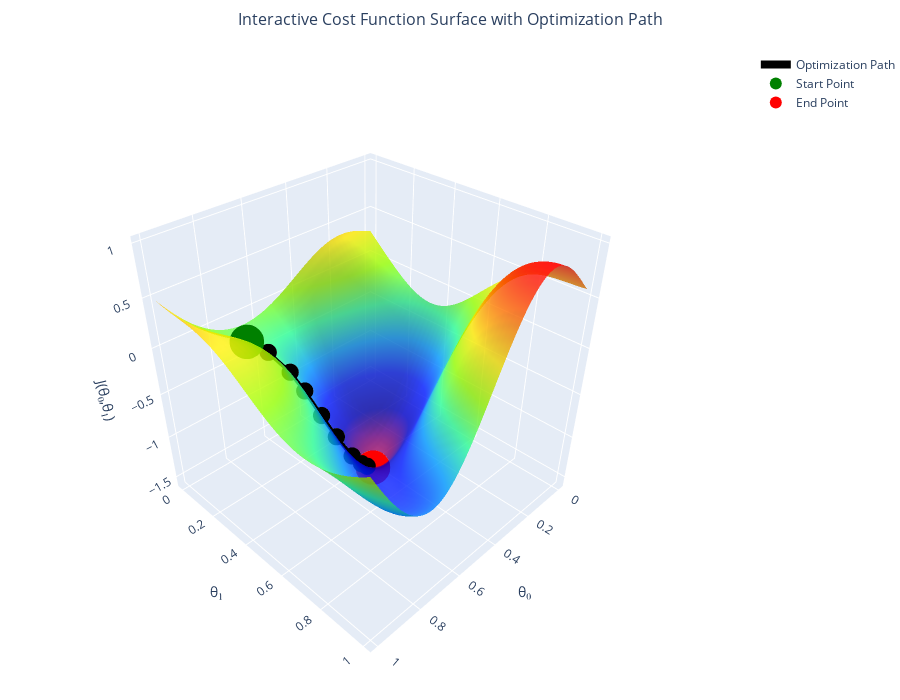

Write notebook code for a chart like this one.
### Markdown cell above
<br><br><br><br>
___
###  So How Do We Find Better Weights?

There’s no simple formula for the best weights in a neural network.
Instead, we take small, smart steps to gradually reduce the loss.

**Gradient Descent**: Climbing Down the Mountain
Imagine the loss function like a 3D landscape.
The height of the hill = how wrong the network is.
We want to go downhill to the lowest point — the smallest loss.

How do we know which way is down?

We compute the gradient and take a small step in the negative direction of the gradient

It tells us:

- Which weights to change

- In which direction

- By how much

By following the negative gradient, we go downhill in the loss landscape.

Do this repeatedly, and the network’s predictions get better and better.
<br><br><br><br>
___
### **HOW A NN LEARNS** (Training Loop):

1. Feed data into the network.

2. Compute the prediction.

3. Measure how wrong it is (loss).

4. Use gradient descent to adjust weights to reduce that loss.

5. Repeat for many, many examples.

### Code cell
# SKIP THIS CODE BLOCK - Visualization only, no need to read or understand




# def parameter ranges
theta0 = np.linspace(0, 1, 50)
theta1 = np.linspace(0, 1, 50)
THETA0, THETA1 = np.meshgrid(theta0, theta1)

# def a complex cost function J(theta0, theta1) similar to the image
J = (np.sin(6 * THETA0) * np.cos(6 * THETA1) * 0.5 + 
     np.exp(-((THETA0 - 0.3)**2 + (THETA1 - 0.7)**2) * 10) * 2 +
     np.exp(-((THETA0 - 0.7)**2 + (THETA1 - 0.3)**2) * 8) * 1.5 -
     np.exp(-((THETA0 - 0.5)**2 + (THETA1 - 0.5)**2) * 5) * 3 +
     (THETA0 - 0.5)**2 + (THETA1 - 0.5)**2)

# Create the figure
fig = go.Figure()

# Add the surface plot
surface = fig.add_trace(go.Surface(
    x=THETA0,
    y=THETA1,
    z=J,
    colorscale='Rainbow',  # Similar to your image colors
    opacity=0.8,
    name='Cost Function',
    showscale=False

))

# Simulate an optimization path (gradient descent)
np.random.seed(42)
path_theta0 = [0.8, 0.75, 0.7, 0.68, 0.65, 0.6, 0.55, 0.52, 0.5, 0.48]
path_theta1 = [0.2, 0.25, 0.3, 0.35, 0.4, 0.42, 0.45, 0.47, 0.48, 0.49]

# Calculate J values for the path
path_j = []
for t0, t1 in zip(path_theta0, path_theta1):
    j_val = (np.sin(6 * t0) * np.cos(6 * t1) * 0.5 + 
             np.exp(-((t0 - 0.3)**2 + (t1 - 0.7)**2) * 10) * 2 +
             np.exp(-((t0 - 0.7)**2 + (t1 - 0.3)**2) * 8) * 1.5 -
             np.exp(-((t0 - 0.5)**2 + (t1 - 0.5)**2) * 5) * 3 +
             (t0 - 0.5)**2 + (t1 - 0.5)**2)
    path_j.append(j_val)

# Add the optimization path as a 3D line
fig.add_trace(go.Scatter3d(
    x=path_theta0,
    y=path_theta1,
    z=path_j,
    mode='lines+markers',
    line=dict(color='black', width=8),
    marker=dict(
        size=6,
        color='black',
        symbol='circle'
    ),
    name='Optimization Path'
))

# Add start point (green)
fig.add_trace(go.Scatter3d(
    x=[path_theta0[0]],
    y=[path_theta1[0]],
    z=[path_j[0]],
    mode='markers',
    marker=dict(size=12, color='green'),
    name='Start Point'
))

# Add end point (red)
fig.add_trace(go.Scatter3d(
    x=[path_theta0[-1]],
    y=[path_theta1[-1]],
    z=[path_j[-1]],
    mode='markers',
    marker=dict(size=12, color='red'),
    name='End Point'
))

# Update layout for better viz
fig.update_layout(
    title={
        'text': 'Interactive Cost Function Surface with Optimization Path',
        'x': 0.5,
        'xanchor': 'center',
        'font': {'size': 16}
    },
    scene=dict(
        xaxis_title='θ₀',
        yaxis_title='θ₁',
        zaxis_title='J(θ₀,θ₁)',
        camera=dict(
            eye=dict(x=1.5, y=1.5, z=1.5)
        ),
        aspectmode='cube'
    ),
    width=900,
    height=700,
    margin=dict(l=0, r=0, t=50, b=0)
)

fig.show()

### Figure 1 — Plotly figure (JSON) as saved in the notebook; plotly's stock layout.template omitted (floating-point values rounded to 4 significant figures; data arrays with more than 128 entries replaced by an {"elided": "..."} marker saying what was removed)
{"data": [{"colorscale": [[0, "rgb(150,0,90)"], [0.125, "rgb(0,0,200)"], [0.25, "rgb(0,25,255)"], [0.375, "rgb(0,152,255)"], [0.5, "rgb(44,255,150)"], [0.625, "rgb(151,255,0)"], [0.75, "rgb(255,234,0)"], [0.875, "rgb(255,111,0)"], [1, "rgb(255,0,0)"]], "name": "Cost Function", "opacity": 0.8, "showscale": false, "type": "surface", "x": {"elided": "50x50 float values"}, "y": {"elided": "50x50 float values"}, "z": {"elided": "50x50 float values"}}, {"line": {"color": "black", "width": 8}, "marker": {"color": "black", "size": 6, "symbol": "circle"}, "mode": "lines+markers", "name": "Optimization Path", "type": "scatter3d", "x": [0.8, 0.75, 0.7, 0.68, 0.65, 0.6, 0.55, 0.52, 0.5, 0.48], "y": [0.2, 0.25, 0.3, 0.35, 0.4, 0.42, 0.45, 0.47, 0.48, 0.49], "z": [0.0715, -0.03933, -0.2504, -0.4171, -0.6678, -0.9623, -1.23, -1.345, -1.395, -1.425]}, {"marker": {"color": "green", "size": 12}, "mode": "markers", "name": "Start Point", "type": "scatter3d", "x": [0.8], "y": [0.2], "z": [0.0715]}, {"marker": {"color": "red", "size": 12}, "mode": "markers", "name": "End Point", "type": "scatter3d", "x": [0.48], "y": [0.49], "z": [-1.425]}], "layout": {"height": 700, "margin": {"b": 0, "l": 0, "r": 0, "t": 50}, "scene": {"aspectmode": "cube", "camera": {"eye": {"x": 1.5, "y": 1.5, "z": 1.5}}, "xaxis": {"title": {"text": "θ₀"}}, "yaxis": {"title": {"text": "θ₁"}}, "zaxis": {"title": {"text": "J(θ₀,θ₁)"}}}, "title": {"font": {"size": 16}, "text": "Interactive Cost Function Surface with Optimization Path", "x": 0.5, "xanchor": "center"}, "width": 900}}
